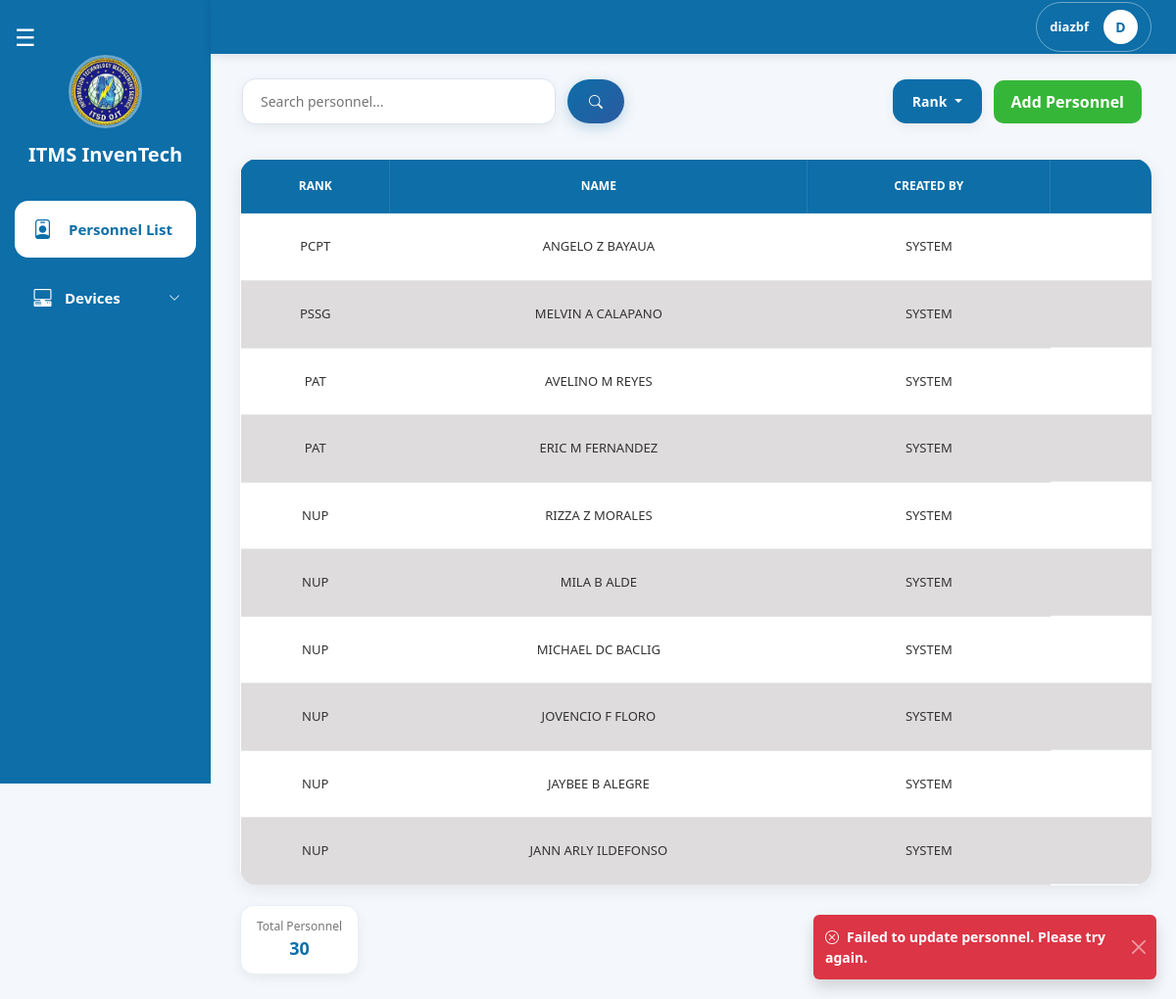
Page /pages/encoder/personnel_list.php?error=PersonnelFailed (signed in) on the committed database.
### tables this page shows
CREATE TABLE `personnels` (
  `id` int(11) NOT NULL,
  `division_id` int(11) NOT NULL,
  `rank_id` int(11) NOT NULL,
  `first_name` varchar(255) NOT NULL,
  `middle_name` varchar(255) DEFAULT NULL,
  `last_name` varchar(255) NOT NULL,
  `created_by` int(11) NOT NULL,
  `is_active` tinyint(1) NOT NULL DEFAULT 1
);

CREATE TABLE `ranks` (
  `id` int(11) NOT NULL,
  `rank` varchar(255) NOT NULL,
  `sort_order` int(11) DEFAULT 999
);

### pages/encoder/personnel_list.php (the view, shortened to what this page needs)
<?php
include("../../config/db.php");
$encoderDivisionId   = (int)($_SESSION['user']['division_id'] ?? 0);
$limit  = 10;
$page   = max(1, (int)($_GET['page'] ?? 1));
$offset = ($page - 1) * $limit;
$search      = trim($_GET['search'] ?? '');
$rankFilters = array_filter(array_map('intval', (array)($_GET['ranks'] ?? [])));
$activeFilter = isset($_GET['is_active']) && $_GET['is_active'] !== '' ? (int)$_GET['is_active'] : '';
$sql = "
    SELECT p.id, p.division_id, p.rank_id,
        p.first_name, p.middle_name, p.last_name, p.is_active,
        u.username AS created_by_username,
        TRIM(CONCAT(p.first_name, ' ', IFNULL(p.middle_name,''), ' ', p.last_name)) AS full_name,
        d.division AS division_name,
        r.rank     AS rank_name,
        rl.role_name AS created_by_name
    FROM personnels p
    LEFT JOIN divisions d ON p.division_id = d.id
    LEFT JOIN ranks r     ON p.rank_id     = r.id
    LEFT JOIN users u     ON p.created_by  = u.id
    LEFT JOIN roles rl    ON u.role_id     = rl.id
    WHERE p.is_active = 1
      AND p.division_id = ?
";
$params = [$encoderDivisionId];
$types  = 'i';
$isFiltering = $search !== '' || !empty($rankFilters) || $activeFilter !== '';
$totalPersonnels = (int)$conn->query(
    "SELECT COUNT(*) AS total FROM personnels WHERE is_active = 1 AND division_id = $encoderDivisionId"
)->fetch_assoc()['total'];
$countStmt = $conn->prepare("SELECT COUNT(*) AS total FROM ($sql) t");
$countStmt->bind_param($types, ...$params);
$countStmt->execute();
$totalFiltered = (int)$countStmt->get_result()->fetch_assoc()['total'];
$totalPages    = (int)ceil($totalFiltered / $limit);
$displayTotal  = $isFiltering ? $totalFiltered : $totalPersonnels;
$sql .= " ORDER BY r.id DESC, p.id DESC LIMIT ? OFFSET ?";
$params[] = $limit;
$params[] = $offset;
$types   .= 'ii';
$stmt = $conn->prepare($sql);
$stmt->bind_param($types, ...$params);
$stmt->execute();
$result = $stmt->get_result();
$rows = [];
while ($row = $result->fetch_assoc()) $rows[] = $row;
$allRanks = [];
$rq = $conn->query("SELECT id, rank FROM ranks ORDER BY id DESC");
while ($r = $rq->fetch_assoc()) $allRanks[] = $r;
?>
<!DOCTYPE html>
<html lang="en">
<head>
    <link href="https://cdn.jsdelivr.net/npm/bootstrap@5.3.2/dist/css/bootstrap.min.css" rel="stylesheet">
    <link rel="stylesheet" href="https://cdn.jsdelivr.net/npm/bootstrap-icons@1.11.3/font/bootstrap-icons.min.css">
    <link rel="stylesheet" href="../encoder/css/encoder.css">
    <link rel="stylesheet" href="css/encoder_navbar.css">
    <link rel="stylesheet" href="./css/encoder_sidebar.css">
</head>
<body>
    <?php include 'encoder_sidebar.php'; ?>
    <?php include 'encoder_navbar.php'; ?>
    <div id="toastContainer" aria-live="polite" aria-atomic="true">
        <?php foreach (
            [
                ['toastInactiveSuccess', 'success', 'check-circle',  'Personnel marked as inactive.'],
                ['toastInactiveError',   'danger',  'x-circle',       'Failed to deactivate personnel. Please try again.'],
                ['toastEditSuccess',     'success', 'check-circle',  'Personnel updated successfully.'],
                ['toastEditError',       'danger',  'x-circle',       'Failed to update personnel. Please try again.'],
                ['toastAddSuccess',      'success', 'check-circle',  'Personnel added successfully.'],
                ['toastAddError',        'danger',  'x-circle',       'Failed to add personnel.'],
            ] as [$id, $color, $icon, $msg2]
        ): ?>
            <div id="<?= $id ?>" class="toast align-items-center text-white bg-<?= $color ?> border-0" role="alert" aria-atomic="true">
                <div class="d-flex">
                    <div class="toast-body fw-semibold" <?= $id === 'toastAddError' ? 'id="toastAddErrorMsg"' : '' ?>>
                        <i class="bi bi-<?= $icon ?> me-2"></i><?= $msg2 ?>
                    </div>
                    <button type="button" class="btn-close btn-close-white me-2 m-auto" data-bs-dismiss="toast"></button>
                </div>
            </div>
        <?php endforeach; ?>
    </div>
    <div class="top-bar">
        <div class="search-container">
            <form class="search-form" method="GET" action="personnel_list.php">
                <input type="text" name="search" class="search-input" placeholder="Search personnel..."
                    value="<?= htmlspecialchars($search) ?>" onkeyup="liveSearch(event)">
                <button type="submit" class="search-btn"><i class="bi bi-search"></i></button>
            </form>
        </div>
        <div class="right-side">
            <form method="GET" action="personnel_list.php" id="filterForm" style="display:contents;">
                <div class="dropdown">
                    <?php $rankLabel = empty($rankFilters) ? 'Rank' : (count($rankFilters) === 1
                        ? ($allRanks[array_search($rankFilters[0], array_column($allRanks, 'id'))]['rank'] ?? 'Rank')
                        : count($rankFilters) . ' Ranks selected'); ?>
                    <button class="btn filter-btn dropdown-toggle" type="button"
                        data-bs-toggle="dropdown" data-bs-auto-close="outside">
                        <?= htmlspecialchars($rankLabel) ?>
                    </button>
                </div>
            </form>
            <button type="button" class="btn btn-primary add-personnel-btn"
                data-bs-toggle="modal" data-bs-target="#addPersonnelModal">
                Add Personnel
            </button>
        </div>
    </div>
    <div class="contenttable">
        <div class="table-container">
            <table class="users-table" id="personnelsTable">
                <thead>
                    <tr>
                        <th>RANK</th>
                        <th>NAME</th>
                        <th>CREATED BY</th>
                        <th>ACTION</th>
                    </tr>
                </thead>
                <tbody id="personnelsTableBody">
                    <?php if (!empty($rows)): ?>
                        <?php foreach ($rows as $row): ?>
                            <tr id="row-<?= $row['id'] ?>">
                                <td><?= htmlspecialchars($row['rank_name'] ?? '-') ?></td>
                                <td><?= htmlspecialchars($row['full_name']) ?></td>
                                <td><?= htmlspecialchars($row['created_by_username'] ?? 'SYSTEM') ?></td>
                                <td class="action-buttons">
                                </td>
                            </tr>
                        <?php endforeach; ?>
                    <?php else: ?>
                        <tr id="noDataRow">
                            <td colspan="5" class="text-center py-3">No personnel found.</td>
                        </tr>
                    <?php endif; ?>
                </tbody>
            </table>
        </div>
        <div class="table-footer">
            <div class="user-stats">
                <div class="stat-box total">
                    <span class="label">Total Personnel</span>
                    <span class="value" id="totalPersonnelCount"><?= $displayTotal ?></span>
                </div>
            </div>
            <?php if ($totalPages > 1):
                $pb = http_build_query(['search' => $search, 'ranks' => $rankFilters, 'is_active' => $activeFilter]); ?>
                <div class="pagination">
                    <?php for ($i = 1; $i <= $totalPages; $i++): ?>
                        <a href="?page=<?= $i ?>&<?= $pb ?>" class="<?= $i === $page ? 'active-page' : '' ?>"><?= $i ?></a>
                    <?php endfor; ?>
                    <?php if ($page < $totalPages): ?><a href="?page=<?= $page + 1 ?>&<?= $pb ?>">Next</a><?php endif; ?>
                </div>
            <?php endif; ?>
        </div>
    </div>
</body>
</html>

### pages/encoder/css/encoder.css (style rules this page uses)
body { background: #f4f7fb; overflow-x: hidden; }
.top-bar { margin-top: 80px; margin-left: 247px; margin-right: 35px; display: flex; justify-content: space-between; align-items: center; gap: 20px; flex-wrap: wrap; transition: all 0.3s ease; }
.search-container { display: flex; align-items: center; }
.search-form { display: flex; align-items: center; gap: 12px; }
.right-side { display: flex; align-items: center; gap: 12px; }
.filter-btn { border: none; padding: 12px 20px; border-radius: 14px; background: #0d6ea8; color: white; font-size: 14px; font-weight: 600; cursor: pointer; box-shadow: 0 4px 12px rgba(0, 0, 0, 0.06); transition: all 0.3s ease; }
.btn-primary { background: #0fa90fd3; color: white; font-weight: 600; border: none; padding: 10px 10px; cursor: pointer; border-radius: 10px; }
.search-input { width: 320px; padding: 12px 18px; border: 1px solid #dce3ec; border-radius: 14px; outline: none; font-size: 14px; font-weight: 500; background: #ffffff; box-shadow: 0 4px 12px rgba(0, 0, 0, 0.06); transition: all 0.3s ease; }
.search-btn { border: none; padding: 12px 22px; border-radius: 24px; background: linear-gradient(135deg, #0d6ea8, #2c5aa0); color: white; font-size: 14px; font-weight: 600; cursor: pointer; transition: all 0.3s ease; box-shadow: 0 4px 14px rgba(13, 110, 168, 0.25); }
.contenttable { margin-left: 220px; margin-top: 10px; padding: 25px; transition: all 0.3s ease; }
.table-container { width: 100%; background: #fff; border-radius: 18px; overflow-x: auto; box-shadow: 0 4px 18px rgba(0, 0, 0, 0.08); }
.users-table { width: 100%; border-collapse: collapse; min-width: 1200px; }
.users-table thead { background: #0d6ea8; }
.users-table thead th { color: white; padding: 18px 12px; border: 1px solid rgba(255, 255, 255, 0.1); font-size: 12px; font-weight: 700; text-align: center; white-space: nowrap; text-transform: uppercase; }
.users-table tbody td { padding: 16px 12px; font-size: 13px; text-align: center; border-bottom: 1px solid #e5e7eb; color: #333; white-space: nowrap; }
.action-buttons { display: flex; justify-content: center; align-items: center; gap: 10px; }
.table-footer { margin-top: 20px; display: flex; justify-content: space-between; align-items: center; gap: 20px; flex-wrap: wrap; }
.user-stats { display: flex; gap: 12px; }
.stat-box { min-width: 120px; padding: 12px 16px; border-radius: 14px; background: #fff; border: 1px solid #e6eef5; box-shadow: 0 4px 12px rgba(0, 0, 0, 0.06); text-align: center; }
.stat-box .label { font-size: 12px; color: #777; display: block; }
.stat-box .value { font-size: 18px; font-weight: bold; color: #0d6ea8; }
.pagination { display: flex; gap: 8px; align-items: center; }
.pagination a, .pagination span { min-width: 38px; height: 38px; display: flex; align-items: center; justify-content: center; padding: 0 12px; border-radius: 12px; text-decoration: none; font-size: 13px; font-weight: 600; background: #ffffff; color: #2c3e50; border: 1px solid #e6eef5; box-shadow: 0 4px 10px rgba(0, 0, 0, 0.06); transition: 0.25s ease; }
.users-table tbody tr:nth-child(odd) { background-color: #ffffff; }
.users-table tbody tr:nth-child(even) { background-color: #dedcdc; }

### pages/encoder/css/encoder_sidebar.css (style rules this page uses)
.dropdown { width: 100%; font-size: 15px; font-weight: 600; }

### pages/encoder/personnel_list.php (style rules this page uses)
#toastContainer { position: fixed; bottom: 20px; right: 20px; z-index: 99999; display: flex; flex-direction: column; gap: 10px; max-width: 350px; }
.add-personnel-btn { width: auto !important; flex: 0 0 auto; white-space: nowrap; padding: 10px 18px; }

### rows in the picture
personnels: rank.rank "PCPT", full_name "ANGELO Z BAYAUA", created_by_username "SYSTEM"
personnels: rank.rank "PSSG", full_name "MELVIN A CALAPANO", created_by_username "SYSTEM"
personnels: rank.rank "PAT", full_name "AVELINO M REYES", created_by_username "SYSTEM"
personnels: rank.rank "PAT", full_name "ERIC M FERNANDEZ", created_by_username "SYSTEM"
personnels: rank.rank "NUP", full_name "RIZZA Z MORALES", created_by_username "SYSTEM"
personnels: rank.rank "NUP", full_name "MILA B ALDE", created_by_username "SYSTEM"
personnels: rank.rank "NUP", full_name "MICHAEL DC BACLIG", created_by_username "SYSTEM"
personnels: rank.rank "NUP", full_name "JOVENCIO F FLORO", created_by_username "SYSTEM"
personnels: rank.rank "NUP", full_name "JAYBEE B ALEGRE", created_by_username "SYSTEM"
personnels: rank.rank "NUP", full_name "JANN ARLY ILDEFONSO", created_by_username "SYSTEM"

### other values in the picture
$username "diazbf"
substr($username, 0, 1) "D"
$msg2 "Failed to update personnel. Please try again."
$rankLabel "Rank"
$displayTotal "30"
